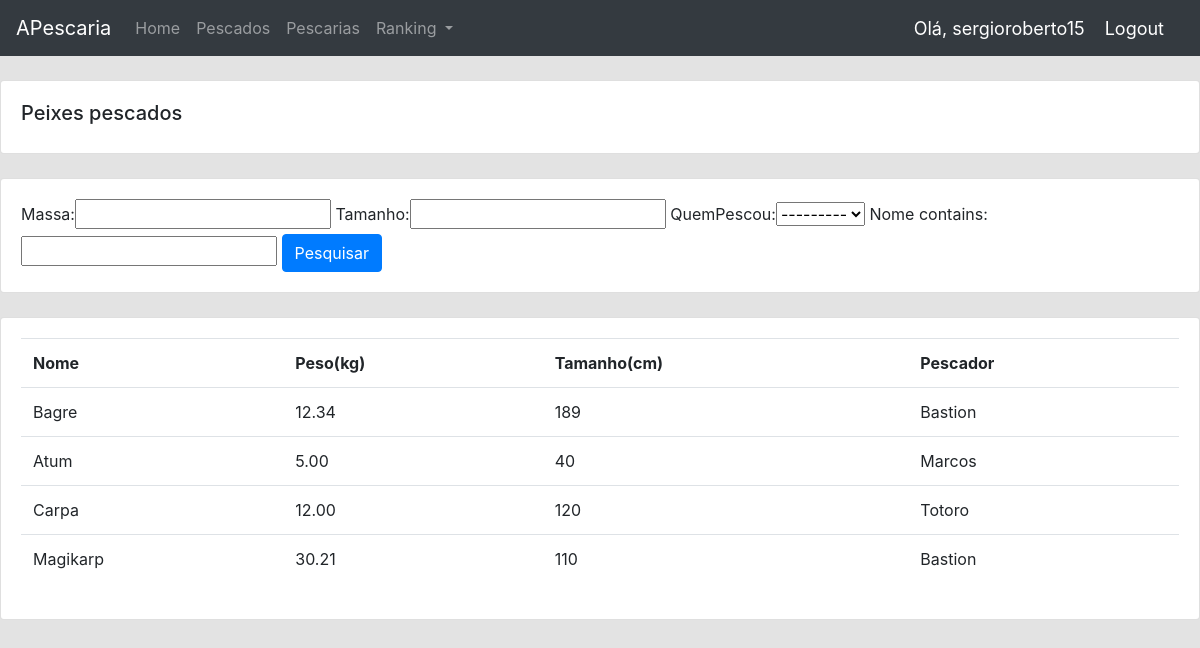
The app's page /pescado/ (signed in) with its own data.
### accounts/models.py (models this page shows, shortened)
class Pescado(models.Model):
    nome = models.CharField(max_length=30, null=True)
    massa = models.DecimalField(max_digits=5, decimal_places=2 , null=True)
    tamanho = models.IntegerField(null=True)
    quemPescou = models.ForeignKey(Usuario, null=True, on_delete=models.SET_NULL)

class Usuario(models.Model):
    user = models.OneToOneField(User, null=True, on_delete=models.CASCADE)
    nome = models.CharField(max_length=20)
    sobrenome = models.CharField(max_length=20, null=True)
    telefone = models.CharField(max_length=11, blank=True, null=True)
    cpf = models.CharField(max_length=11, null=True)
    endereco = models.CharField(max_length=50, blank=True, null=True)
    def __str__(self):
        return self.nome

### accounts/views.py (the view)
# urls.py: path('pescado/', pescado_view, name="pescado"),
@login_required(login_url='login')
def pescado_view(request):
    pescado_view = Pescado.objects.all()
    myFilter = OrderFilter(request.GET, queryset=pescado_view)
    pescado_view = myFilter.qs
    return render(request, "pescado.html", {'pescados': pescado_view, 'myFilter': myFilter})

### templates/pescado.html
{% extends 'base.html' %}
{% block content %}
		<br>
		<div class="row">
			<div class="col-md">
				<div class="card card-body">
					<h5>Peixes pescados</h5>
				</div>
				<br>
				<div class="row">
					<div class="col">
						<div class="card card-body">
							<form method="get">
								{{myFilter.form}}
								<button class="btn btn-primary" type="submit">Pesquisar</button>
						  </form>
						</div>
					</div>
				</div>
				<br>
				<div class="card card-body">
					<table class="table">
						<tr>
							<th>Nome</th>
							<th>Peso(kg)</th>
							<th>Tamanho(cm)</th>
							<th>Pescador</th>
						</tr>
						{% for i in pescados %}
						<tr>
							<td>{{i.nome}}</td>
							<td>{{i.massa}}</td>
							<td>{{i.tamanho}}</td>
							<td>{{i.quemPescou}}</td>
						</tr>
						{% endfor %}
					</table>
				</div>
			</div>
		</div>
{% endblock %}

### templates/navbar.html (shortened to what this page needs)
{% load static %}
<nav class="navbar navbar-expand-lg navbar-dark bg-dark">
  <a class="navbar-brand" href="{% url 'home' %}">APescaria</a>
  <div class="collapse navbar-collapse" id="navbarSupportedContent">
    <ul class="navbar-nav mr-auto">
      <li class="nav-item">
        <a class="nav-link" href="{% url 'home' %}">Home <span class="sr-only">(current)</span></a>
      </li>
      <li class="nav-item">
        <a class="nav-link" href="{% url 'pescado' %}">Pescados</a>
      </li>
      <li class="nav-item">
        <a class="nav-link" href="{% url 'pescaria' %}">Pescarias</a>
      </li>
      <li class="nav-item dropdown">
        <a class="nav-link dropdown-toggle" href="#" id="navbarDropdown" role="button" data-toggle="dropdown" aria-haspopup="true" aria-expanded="false">
          Ranking
        </a>
      </li>
    </ul>
  </div>
  <span class="hello-msg">Olá, {{request.user}}</span>
  <span><a class="hello-msg" href="{% url 'logout' %}">Logout</a> </span>
</nav>

### templates/base.html (style rules this page uses)
body { background-color: #e3e3e3; }

### templates/navbar.html (style rules this page uses)
.hello-msg { font-size: 18px; color: #fff; margin-right: 20px; }

### records on screen
Pescado: nome "Bagre", massa "12.34", tamanho "189", quemPescou "Bastion"
Pescado: nome "Atum", massa "5.00", tamanho "40", quemPescou "Marcos"
Pescado: nome "Carpa", massa "12.00", tamanho "120", quemPescou "Totoro"
Pescado: nome "Magikarp", massa "30.21", tamanho "110", quemPescou "Bastion"

### other values on screen
{{ request.user }} "sergioroberto15"
